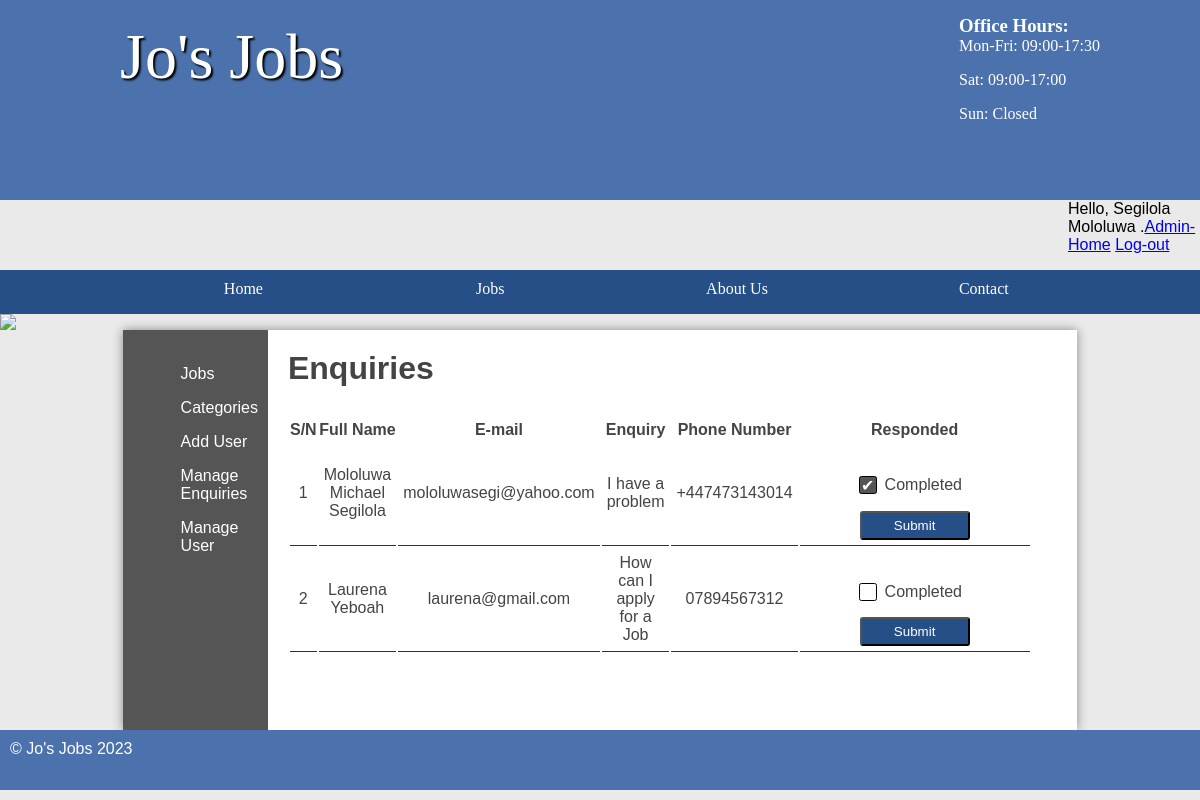
Page /admin/manageEnquiry (signed in) on the committed database.
### tables this page shows
CREATE TABLE `contact` (
  `id` int(5) NOT NULL AUTO_INCREMENT,
  `fullname` varchar(255) NOT NULL,
  `email` varchar(255) NOT NULL,
  `enquiry` varchar(255) NOT NULL,
  `phoneNumber` varchar(20) NOT NULL,
  `userId` int(5) DEFAULT NULL,
  PRIMARY KEY (`id`)
);

### functions/loadTemplate.php (called while the page is built, shortened)
<?php
function loadTemplate($fileName, $templateVars)
{
    extract($templateVars);
    require $fileName;
    return ob_get_clean();
}

### public/index.php (called while the page is built, shortened)
<?php
require '../functions/loadTemplate.php';
$pageController = new PageController($_GET, $_POST);
if ($_SERVER['REQUEST_URI'] !== '/') {
    $functionName = ltrim(explode('?', $_SERVER['REQUEST_URI'])[0], '/');
    if (str_contains($functionName, '/')) {
        $r = explode('/', $functionName);
        $pageController = new $loadController($_GET, $_POST);
        $functionName = $r[1] ?? 'home';
    }
    $page = $pageController->$functionName();
} else {
    $page = $pageController->home();
}
$output = loadTemplate('../templates/' . $page['template'], $page['variables']);
require '../templates/layout/layout.html.php';

### controller/AdminController.php (called while the page is built, shortened)
<?php
class AdminController
{
    private $dbName;
    public function __construct(array $get, array $post, $dbName = 'job')
    {
        $this->dbName = $dbName;
    }
    public function manageEnquiry(): array
    {
        $contactTable = new DatabaseTable('contact', 'id', $this->dbName);
        $stmt = 'SELECT c.id, c.fullname, c.enquiry, c.email, c.phoneNumber, c.userId, u.userId as adminId
                 FROM contact c
                 LEFT JOIN user u ON u.userId = c.userId';
        $criteria = [];
        $contacts = $contactTable->custom($stmt, $criteria, false);
        return ['template' => '../templates/admin/manageEnquiry.html.php',
            'variables' => ['contacts' => $contacts],
            'title' => 'Jo\'s Jobs - Enquiries List'
        ];
    }
}

### Database/DatabaseTable.php (called while the page is built, shortened)
<?php
class DatabaseTable
{
    private $pdo;
    public function __construct($table, $primaryKey, $dbName = 'job')
    {
        $this->pdo = new PDO('mysql:dbname='.$dbName.';host=mysql', 'student', 'student');
    }
    public function custom($stmt, $criteria = [], $checkFetch = true)
    {
        try {
            $stmt = $this->pdo->prepare($stmt);
            $stmt->execute($criteria);
            if ($checkFetch) {
                return $stmt->fetch();
            } else {
                return $stmt->fetchAll();
            }
        } catch (PDOException $e) {
            echo $e;
        }
    }
}

### templates/admin/manageEnquiry.html.php (the view, shortened to what this page needs)
<main class="sidebar">
    <?php require 'admin-sidebar.html.php' ?>
    <section class="right">
        <h2>Enquiries</h2>
        <?php
        echo '<table>';
        echo '<thead>';
        echo '<tr>';
        echo '<th style="width: 19%">S/N</th>';
        echo '<th class="category" style="width: 15%">Full Name</th>';
        echo '<th class="salary" style="width: 15%">E-mail</th>';
        echo '<th class="salary" style="width: 15%">Enquiry</th>';
        echo '<th class="salary" style="width: 15%">Phone Number</th>';
        echo '<th class="salary" style="width: 15%">Responded</th>';
        echo '<th style="width: 5%">&nbsp;</th>';
        echo '<th style="width: 15%">&nbsp;</th>';
        echo '<th style="width: 5%">&nbsp;</th>';
        echo '<th style="width: 5%">&nbsp;</th>';
        echo '</tr>';
        $contacts = $contacts ?? [];
        foreach ($contacts as $contact) {
            echo '<tr>';
            echo '<td style="text-align: center">' . $contact['id'] . '</td>';
            echo '<td style="text-align: center">' . $contact['fullname'] . '</td>';
            echo '<td style="text-align: center">' . $contact['email'] . '</td>';
            echo '<td style="text-align: center">' . $contact['enquiry'] . '</td>';
            echo '<td style="text-align: center">' . $contact['phoneNumber'] . '</td>';
            echo '<td><form method="post" action="manageEnquiry">';
            echo '<div class="checkbox-container">';
            echo '<label for="cb1"> Completed </label>';
            echo '</div>';
            echo '<button type="submit" class="completed-enquiry">Submit</button>';
            echo '</form></td>';
            echo '</tr>';
        }
        echo '</thead>';
        echo '</table>';
        ?>
    </section>
</main>

### public/styles.css (style rules this page uses)
* { margin: 0; padding: 0; }
html { font-family: 'Oxygen-Regular', verdana, sans-serif; }
body { background-color: #eaeaea; }
main { min-height: 50vh; background-color: #fff; width: 70vw; display: block; margin: auto; box-shadow: 0px 0px 10px #888; color: #444; }
main h2 { font-size: 2em; }
p, li, h2 { margin-bottom: 1em; }
form select, form label, form input, form textarea { float: left; width: 200px; padding: 10px; margin-top: 20px; }
form label { clear: left; }
table { width: 100%; margin-top: 20px; }
td { padding: 5px; border-bottom: 1px solid #333; }
.stock, .sidebar { display: table; }
.stock .products, .sidebar .right { display: table-cell; padding: 20px; }
.right { padding: 20px; }
button { color: white; background-color: #264f87; padding: 5px; border-radius: 3px; cursor: pointer; }
.completed-enquiry { color: white; background-color: #264f87; padding: 5px; border-radius: 3px; cursor: pointer; margin-top: 3%; margin-left: 25%; width: 50%; }
.checkbox-container { display: flex; align-items: center; margin-left: 20%; }
.checkbox-container label { cursor: pointer; display: flex; }
.checkbox-container label::before { content: ''; width: 1em; height: 1em; border-radius: 0.15em; margin-right: 0.5em; border: 0.05em solid black; }
.checkbox-container input[type='checkbox']:checked + label::before { content: '\002714'; background-color: #555555; display: flex; justify-content: center; align-items: center; color: white; }

### rows in the picture
contact: id "1", fullname "Mololuwa Michael Segilola", email "mololuwasegi@yahoo.com", enquiry "I have a problem", phoneNumber "+447473143014"
contact: id "2", fullname "Laurena Yeboah", email "laurena@gmail.com", enquiry "How can I apply for a Job", phoneNumber "07894567312"

### other values in the picture
$_SESSION['userDetails']['fullName'] "Segilola Mololuwa"
